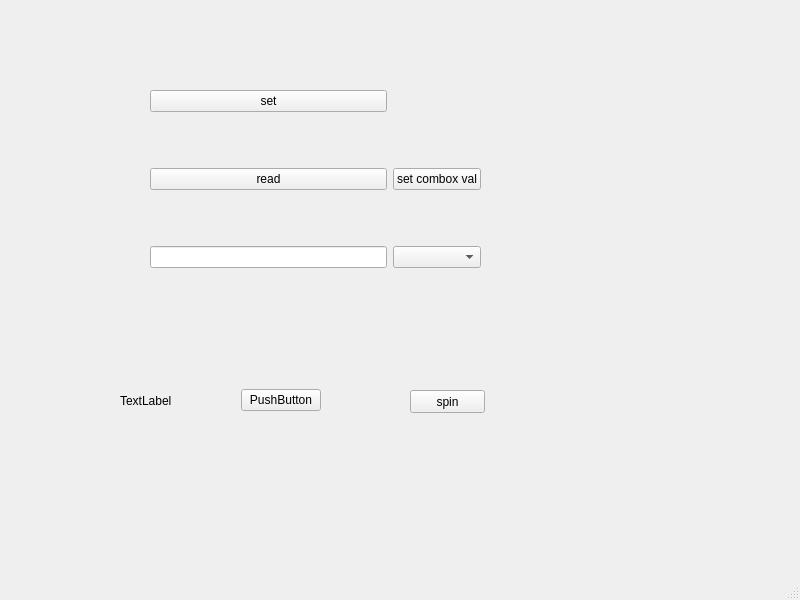
<?xml version="1.0" encoding="UTF-8"?>
<ui version="4.0">
 <class>MainWindow</class>
 <widget class="QMainWindow" name="MainWindow">
  <property name="geometry">
   <rect>
    <x>0</x>
    <y>0</y>
    <width>800</width>
    <height>600</height>
   </rect>
  </property>
  <property name="windowTitle">
   <string>MainWindow</string>
  </property>
  <widget class="QWidget" name="centralwidget">
   <widget class="QWidget" name="gridLayoutWidget">
    <property name="geometry">
     <rect>
      <x>150</x>
      <y>40</y>
      <width>331</width>
      <height>281</height>
     </rect>
    </property>
    <layout class="QGridLayout" name="gridLayout">
     <item row="1" column="0">
      <widget class="QPushButton" name="pushButton_read">
       <property name="text">
        <string>read</string>
       </property>
      </widget>
     </item>
     <item row="0" column="0">
      <widget class="QPushButton" name="pushButton_set">
       <property name="text">
        <string>set</string>
       </property>
      </widget>
     </item>
     <item row="2" column="0">
      <widget class="QLineEdit" name="lineEdit"/>
     </item>
     <item row="2" column="1">
      <widget class="QComboBox" name="comboBox"/>
     </item>
     <item row="1" column="1">
      <widget class="QPushButton" name="pushButton_setcombobox">
       <property name="text">
        <string>set combox val</string>
       </property>
      </widget>
     </item>
    </layout>
   </widget>
   <widget class="QWidget" name="layoutWidget">
    <property name="geometry">
     <rect>
      <x>120</x>
      <y>380</y>
      <width>201</width>
      <height>41</height>
     </rect>
    </property>
    <layout class="QHBoxLayout" name="horizontalLayout">
     <item>
      <widget class="QLabel" name="label">
       <property name="text">
        <string>TextLabel</string>
       </property>
      </widget>
     </item>
     <item>
      <widget class="QPushButton" name="pushButton_size_hint">
       <property name="sizePolicy">
        <sizepolicy hsizetype="Fixed" vsizetype="Fixed">
         <horstretch>0</horstretch>
         <verstretch>0</verstretch>
        </sizepolicy>
       </property>
       <property name="text">
        <string>PushButton</string>
       </property>
      </widget>
     </item>
    </layout>
   </widget>
   <widget class="QPushButton" name="pushButton_spin">
    <property name="geometry">
     <rect>
      <x>410</x>
      <y>390</y>
      <width>75</width>
      <height>23</height>
     </rect>
    </property>
    <property name="text">
     <string>spin</string>
    </property>
   </widget>
  </widget>
  <widget class="QMenuBar" name="menubar">
   <property name="geometry">
    <rect>
     <x>0</x>
     <y>0</y>
     <width>800</width>
     <height>22</height>
    </rect>
   </property>
  </widget>
  <widget class="QStatusBar" name="statusbar"/>
 </widget>
 <resources/>
 <connections/>
</ui>
